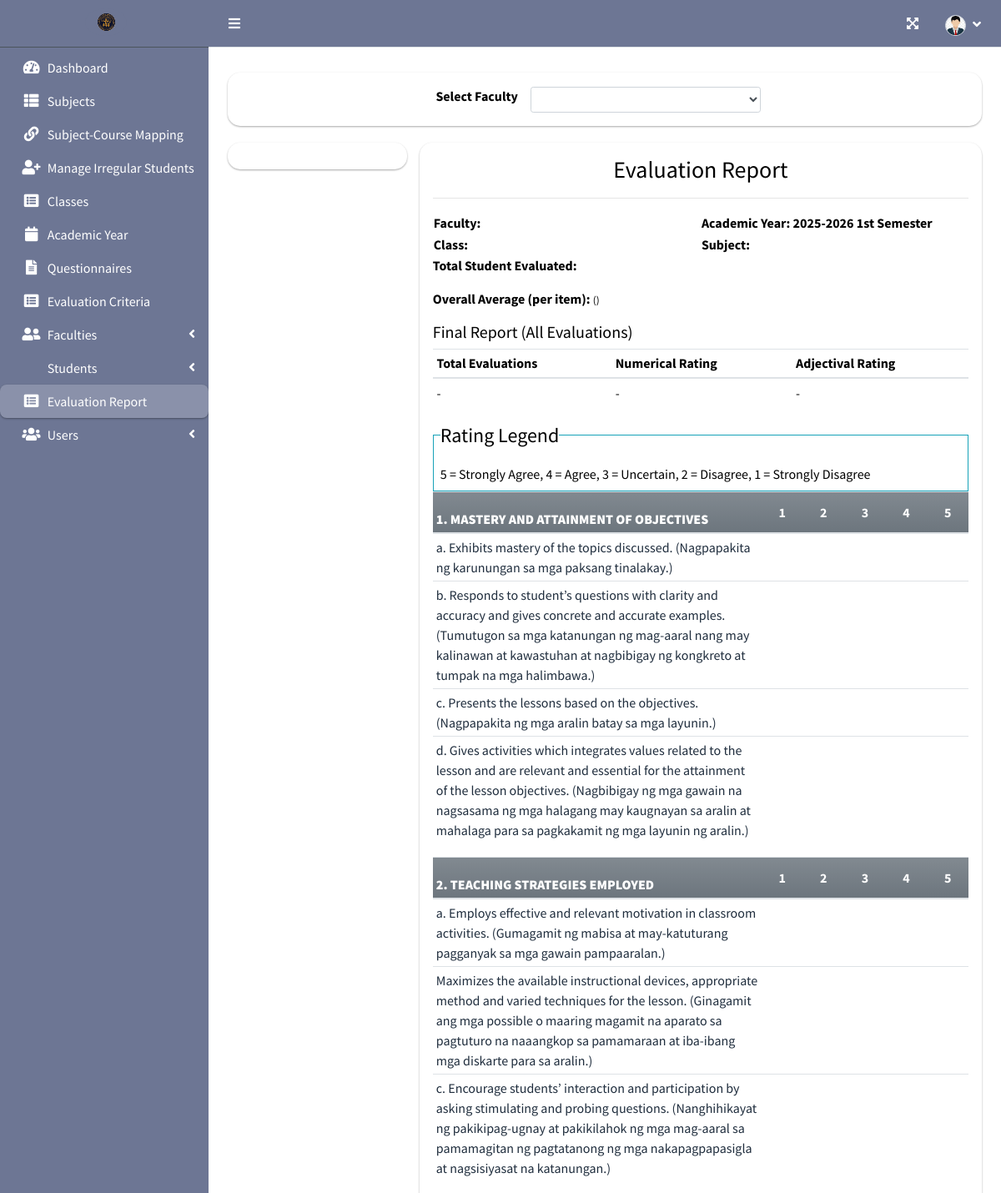
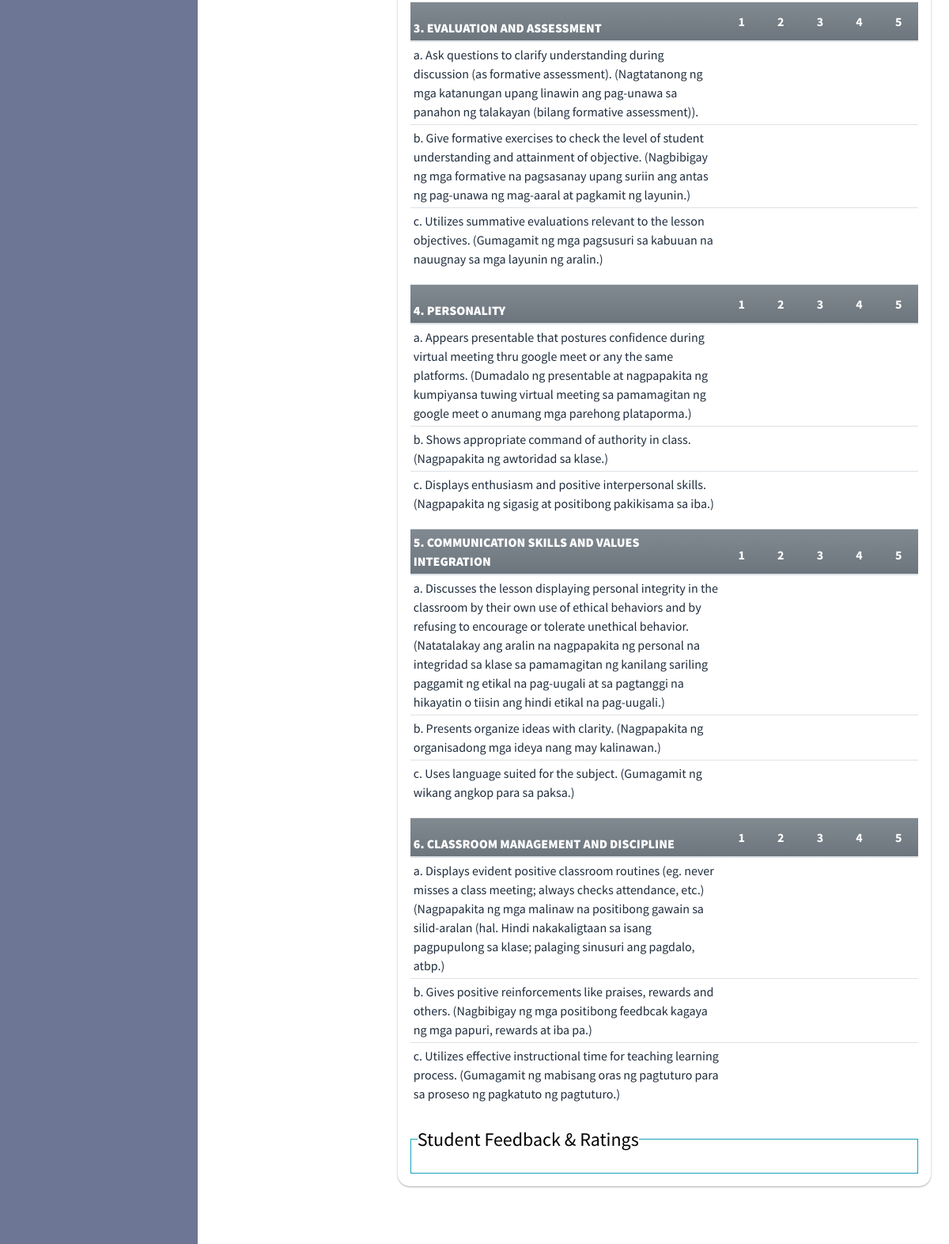
The page /index.php?page=report (signed in) on the database its author committed (2 pictures, top to bottom).
### tables this page shows
CREATE TABLE `criteria_list` (
  `id` int(30) NOT NULL,
  `criteria` text NOT NULL,
  `order_by` int(30) NOT NULL
);

CREATE TABLE `question_list` (
  `id` int(30) NOT NULL,
  `academic_id` int(30) NOT NULL,
  `question` text NOT NULL,
  `order_by` int(30) NOT NULL,
  `criteria_id` int(30) NOT NULL
);

### admin/report.php (the view, shortened to what this page needs)
<?php $faculty_id = isset($_GET['fid']) ? $_GET['fid'] : ''; ?>
<?php
function ordinal_suffix($num)
{
    $num = $num % 100;
    if ($num < 11 || $num > 13) {
        switch ($num % 10) {
            case 1:
                return $num . 'st';
        }
    }
    return $num . 'th';
}
?>
<div class="col-lg-12">
    <div class="callout "
        style="background:transparent !important; backdrop-filter: blur(10px); -webkit-backdrop-filter: blur(10px); border-radius: 15px; border:none;color:black">
        <div class="d-flex w-100 justify-content-center align-items-center">
            <label for="faculty">Select Faculty</label>
            <div class=" mx-2 col-md-4">
                <select name="" id="faculty_id" class="form-control form-control-sm select2">
                    <option value=""></option>
                    <?php
                    $faculty = $conn->query("SELECT *,concat(firstname,' ',COALESCE(NULLIF(middlename,''),''),' ',lastname) as name FROM faculty_list order by concat(firstname,' ',lastname) asc");
                    while ($row = $faculty->fetch_assoc()):
                        ?>
                        <option value="<?php echo $row['id'] ?>" <?php echo isset($faculty_id) && $faculty_id == $row['id'] ? "selected" : "" ?>><?php echo ucwords($row['name']) ?></option>
                    <?php endwhile; ?>
                </select>
            </div>
        </div>
    </div>
    <div class="row">
    </div>
    <div class="row">
        <div class="col-md-3">
            <div class="callout "
                style="background:transparent !important; backdrop-filter: blur(10px); -webkit-backdrop-filter: blur(10px); border-radius: 15px; border:none;color:black">
            </div>
        </div>
        <div class="col-md-9">
            <div class="callout "
                style="background:transparent !important; backdrop-filter: blur(10px); -webkit-backdrop-filter: blur(10px); border-radius: 15px; border:none;color:black"
                id="printable">
                <div>
                    <h3 class="text-center">Evaluation Report</h3>
                    <hr>
                    <table width="100%">
                        <tr>
                            <td width="50%">
                                <p><b>Faculty: <span id="fname"></span></b></p>
                            </td>
                            <td width="50%">
                                <p><b>Academic Year: <span
                                            id="ay"><?php echo $_SESSION['academic']['year'] . ' ' . (ordinal_suffix($_SESSION['academic']['semester'])) ?>
                                            Semester</span></b></p>
                            </td>
                        </tr>
                        <tr>
                            <td width="50%">
                                <p><b>Class: <span id="classField"></span></b></p>
                            </td>
                            <td width="50%">
                                <p><b>Subject: <span id="subjectField"></span></b></p>
                            </td>
                        </tr>
                    </table>
                    <p class=""><b>Total Student Evaluated: <span id="tse"></span></b></p>
                    <p class=""><b>Overall Average (per item): <span id="avg_per_item"></span></b> <small>()</small></p>
                    <div id="final-report-wrapper" class="mt-2">
                        <h5>Final Report (All Evaluations)</h5>
                        <table class="table table-sm wborder">
                            <thead>
                                <tr>
                                    <th>Total Evaluations</th>
                                    <th>Numerical Rating</th>
                                    <th>Adjectival Rating</th>
                                </tr>
                            </thead>
                            <tbody>
                                <tr>
                                    <td id="final_total">-</td>
                                    <td id="final_num">-</td>
                                    <td id="final_adj">-</td>
                                </tr>
                            </tbody>
                        </table>
                    </div>
                </div>
                <fieldset class="border border-info p-2 w-100">
                    <legend class="w-auto">Rating Legend</legend>
                    <p>5 = Strongly Agree, 4 = Agree, 3 = Uncertain, 2 = Disagree, 1 = Strongly Disagree</p>
                </fieldset>
                <?php
                $criteria = $conn->query("SELECT * FROM criteria_list where id in (SELECT criteria_id FROM question_list where academic_id = {$_SESSION['academic']['id']} ) order by abs(order_by) asc ");
                while ($crow = $criteria->fetch_assoc()):
                    ?>
                    <table class="table table-condensed wborder">
                        <thead>
                            <tr class="bg-gradient-secondary">
                                <th class=" p-1"><b><?php echo $crow['criteria'] ?></b></th>
                                <th width="5%" class="text-center">1</th>
                                <th width="5%" class="text-center">2</th>
                                <th width="5%" class="text-center">3</th>
                                <th width="5%" class="text-center">4</th>
                                <th width="5%" class="text-center">5</th>
                            </tr>
                        </thead>
                        <tbody class="tr-sortable">
                            <?php
                            $questions = $conn->query("SELECT * FROM question_list where criteria_id = {$crow['id']} and academic_id = {$_SESSION['academic']['id']} order by abs(order_by) asc ");
                            while ($row = $questions->fetch_assoc()):
                                ?>
                                <tr class="bg-white">
                                    <td class="p-1" width="40%">
                                        <?php echo $row['question'] ?>
                                    </td>
                                    <?php for ($c = 1; $c <= 5; $c++): ?>
                                        <td class="text-center">
                        </div>
                        </td>
                    <?php endfor; ?>
                    </tr>
                <?php endwhile; ?>
                </tbody>
                </table>
            <?php endwhile; ?>
            <div class="mt-4">
                <fieldset class="border border-info p-2 w-100">
                    <legend class="w-auto">Student Feedback & Ratings</legend>
                </fieldset>
            </div>

### rows shown on the page
criteria_list: criteria "1. MASTERY AND ATTAINMENT OF OBJECTIVES"
question_list: question "a. Exhibits mastery of the topics discussed. (Nagpapakita ng karunungan sa mga paksang tinalakay.)"
question_list: question "b. Responds to student’s questions with clarity and accuracy and gives concrete and accurate examples. (Tumutugon sa mga katanungan ng mag-aaral nang may kalinawan at kawastuhan at nagbibigay ng kongkreto at tumpak na mga halimbawa.)"
question_list: question "c. Presents the lessons based on the objectives. (Nagpapakita ng mga aralin batay sa mga layunin.)"
question_list: question "d. Gives activities which integrates values related to the lesson and are relevant and essential for the attainment of the lesson objectives. (Nagbibigay ng mga gawain na nagsasama ng mga halagang may kaugnayan sa aralin at mahalaga para sa pagkakamit ng mga layunin ng aralin.)"
criteria_list: criteria "2. TEACHING STRATEGIES EMPLOYED"
question_list: question "a. Employs effective and relevant motivation in classroom activities. (Gumagamit ng mabisa at may-katuturang pagganyak sa mga gawain pampaaralan.)"
question_list: question "Maximizes the available instructional devices, appropriate method and varied techniques for the lesson. (Ginagamit ang mga possible o maaring magamit na aparato sa pagtuturo na naaangkop sa pamamaraan at iba-ibang mga diskarte para sa aralin.)"
question_list: question "c. Encourage students’ interaction and participation by asking stimulating and probing questions. (Nanghihikayat ng pakikipag-ugnay at pakikilahok ng mga mag-aaral sa pamamagitan ng pagtatanong ng mga nakapagpapasigla at nagsisiyasat na katanungan.)"
criteria_list: criteria "3. EVALUATION AND ASSESSMENT"
question_list: question "a. Ask questions to clarify understanding during discussion (as formative assessment). (Nagtatanong ng mga katanungan upang linawin ang pag-unawa sa panahon ng talakayan (bilang formative assessment))."
question_list: question "b. Give formative exercises to check the level of student understanding and attainment of objective. (Nagbibigay ng mga formative na pagsasanay upang suriin ang antas ng pag-unawa ng mag-aaral at pagkamit ng layunin.)"
question_list: question "c. Utilizes summative evaluations relevant to the lesson objectives. (Gumagamit ng mga pagsusuri sa kabuuan na nauugnay sa mga layunin ng aralin.)"
criteria_list: criteria "4. PERSONALITY"
question_list: question "a. Appears presentable that postures confidence during virtual meeting thru google meet or any the same platforms. (Dumadalo ng presentable at nagpapakita ng kumpiyansa tuwing virtual meeting sa pamamagitan ng google meet o anumang mga parehong plataporma.)"
question_list: question "b. Shows appropriate command of authority in class. (Nagpapakita ng awtoridad sa klase.)"
question_list: question "c. Displays enthusiasm and positive interpersonal skills. (Nagpapakita ng sigasig at positibong pakikisama sa iba.)"
criteria_list: criteria "5. COMMUNICATION SKILLS AND VALUES INTEGRATION"
question_list: question "a. Discusses the lesson displaying personal integrity in the classroom by their own use of ethical behaviors and by refusing to encourage or tolerate unethical behavior. (Natatalakay ang aralin na nagpapakita ng personal na integridad sa klase sa pamamagitan ng kanilang sariling paggamit ng etikal na pag-uugali at sa pagtanggi na hikayatin o tiisin ang hindi etikal na pag-uugali.)"
question_list: question "b. Presents organize ideas with clarity. (Nagpapakita ng organisadong mga ideya nang may kalinawan.)"
question_list: question "c. Uses language suited for the subject. (Gumagamit ng wikang angkop para sa paksa.)"
criteria_list: criteria "6. CLASSROOM MANAGEMENT AND DISCIPLINE"
question_list: question "a. Displays evident positive classroom routines (eg. never misses a class meeting; always checks attendance, etc.) (Nagpapakita ng mga malinaw na positibong gawain sa silid-aralan (hal. Hindi nakakaligtaan sa isang pagpupulong sa klase; palaging sinusuri ang pagdalo, atbp.)"
question_list: question "b. Gives positive reinforcements like praises, rewards and others. (Nagbibigay ng mga positibong feedbcak kagaya ng mga papuri, rewards at iba pa.)"
question_list: question "c. Utilizes effective instructional time for teaching learning process. (Gumagamit ng mabisang oras ng pagtuturo para sa proseso ng pagkatuto ng pagtuturo.)"

### other values the page prints
$_SESSION['academic']['year'] "2025-2026"
ordinal_suffix($_SESSION['academic']['semester']) "1st"
